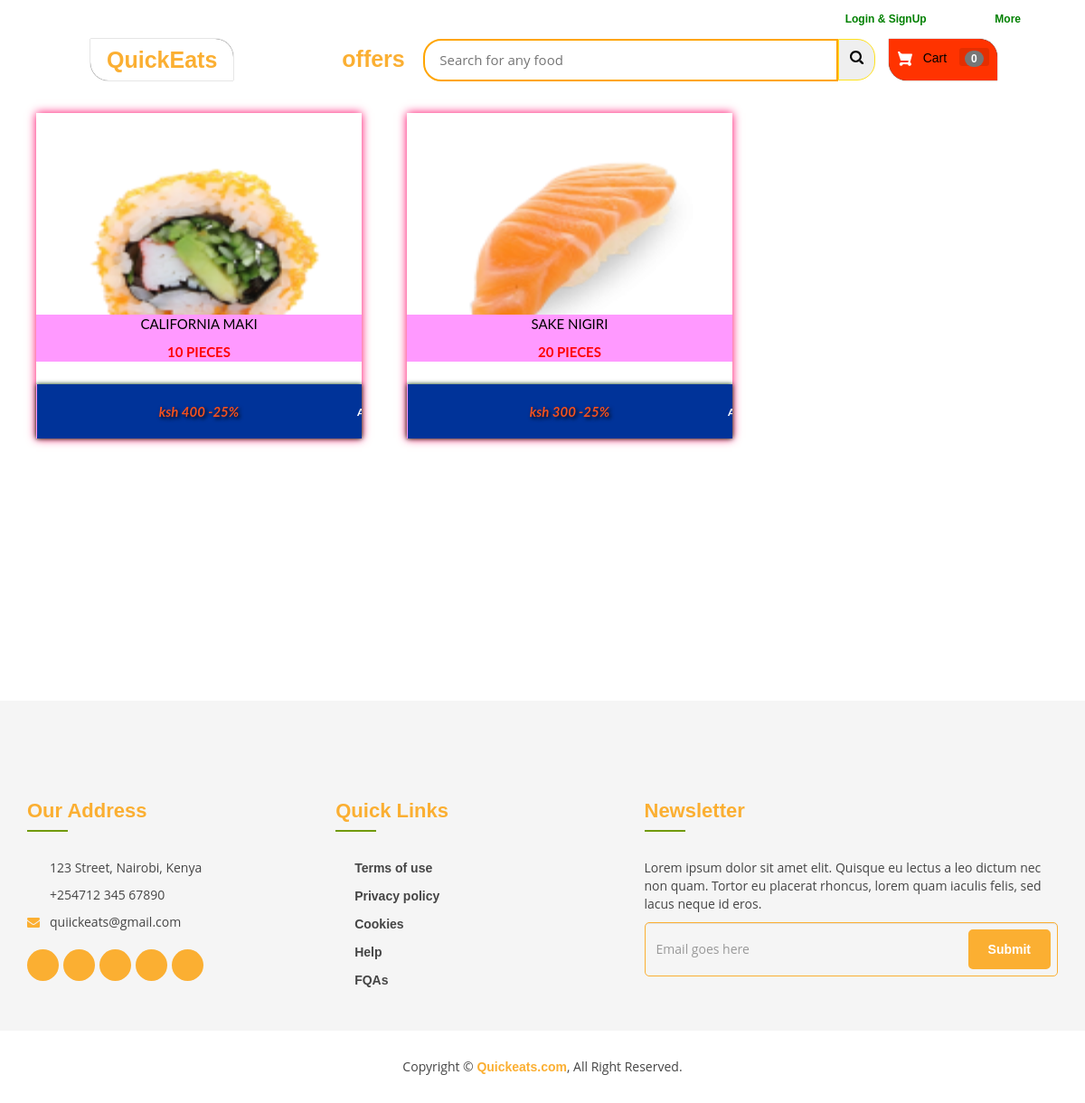
Screenshot of /offers with the database file from the repository.
### onlfoods/models.py (models this page shows, shortened)
class Offers(models.Model):
	food = models.ForeignKey(Food,on_delete=models.CASCADE)
	region = models.ForeignKey('Region',on_delete=models.CASCADE)
	offer_expiry = models.DateTimeField()
	percentage = models.PositiveIntegerField(default=25)
	pieces = models.PositiveIntegerField()

class Food(models.Model):
	f_price = models.PositiveIntegerField()
	f_name = models.CharField(max_length=20)
	image = models.ImageField(upload_to='food',null=True,blank=True)
	f_desc = models.CharField(max_length=50)

### onlfoods/views.py (the view)
# urls.py: path('offers', views.offers_view,name='offers'),
def offers_view(request):
    products=Offers.objects.all()
    if 'product_ids' in request.COOKIES:
        product_ids = request.COOKIES['product_ids']
        counter=product_ids.split('|')
        product_count_in_cart=len(set(counter))
    else:
        product_count_in_cart=0
    if request.user.is_authenticated:
        return HttpResponseRedirect('afterlogin')
    return render(request,'offers.html',{'products':products,'product_count_in_cart':product_count_in_cart})

### templates/offers.html (shortened to what this page needs)
{% extends 'homebase.html' %}
{% load static %}
{% block content %}
{%if products%}
  <div class="row">
      {% for p in products %}
      <div class="column">
      <div class="container page-wrapper" style="width: 450px;">
        <div class="page-inner">
          <div class="row">
            <div class="el-wrapper">
              <div class="box-up">
                <img class="img" src="{% static p.food.image.url %}" alt="product pic" height="300px" width="300px">
                <div class="img-info">
                  <div class="info-inner">
                    <span style="background-color:#ff99ff; color:yellow;"class="p-company"><p style="color: black;">{{p.food.f_name}}</p><strong style="color: red">{{ p.pieces }} pieces</strong></span>
                  </div>
                </div>
              </div>
              <div class="box-down">
                <a class="cart" href="{% url 'add-to-cart' p.id  %}">
                  <span class="price"> <i class="material-icons" style="font-size:15px;color:#f4511e;text-shadow:2px 2px 4px black;"><strong> ksh {{p.food.f_price}} -{{ p.percentage }}%</strong></i></span>
                  <span class="add-to-cart">
                    <span class="txt">Add in cart</span>
                  </span>
                </a>
              </div>
            </div>
          </div>
        </div>
      </div>
      </div>
  {% endfor %}
</div>
{%else%}
<h3 style="text-align:center; color:yellow;">No Search Found</h3>
{%endif%}
<br><br><br>
<br><br><br><br><br><br><br><br><br><br><br><br>
{% endblock content %}

### static/css/style.css (style rules this page uses)
body { color: #757575; background: #ffffff; font-family: 'open sans', sans-serif; }
a { font-family: 'Nunito', sans-serif; font-weight: 600; color: #fbaf32; transition: .3s; }

### templates/navbar.html (style rules this page uses)
body { background-color: none; }

### rows the page displays
Offers: food.image (picture), food.f_name "CALIFORNIA MAKI", pieces "10", food.f_price "400", percentage "25"
Offers: food.image (picture), food.f_name "SAKE NIGIRI", pieces "20", food.f_price "300", percentage "25"

### other values shown
{{ product_count_in_cart }} "0"
